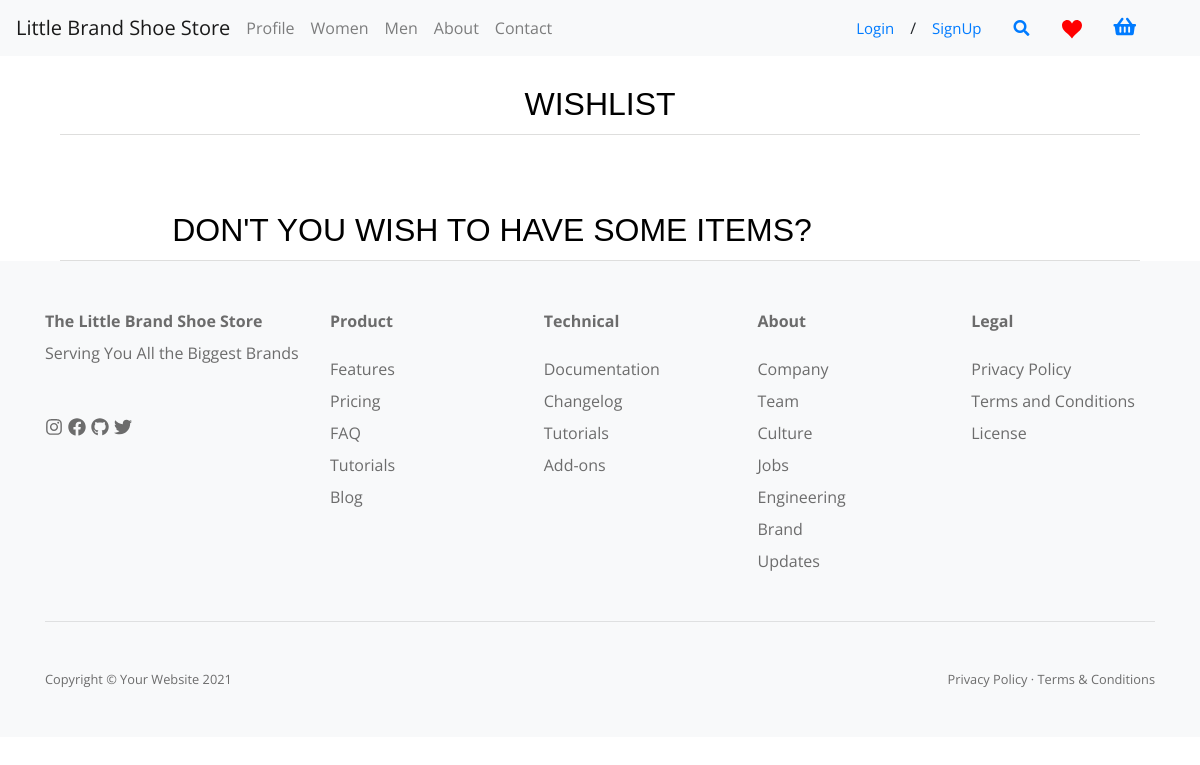
The page /static/templates/index.php?page=wishlist (signed in) on the database as committed earlier.
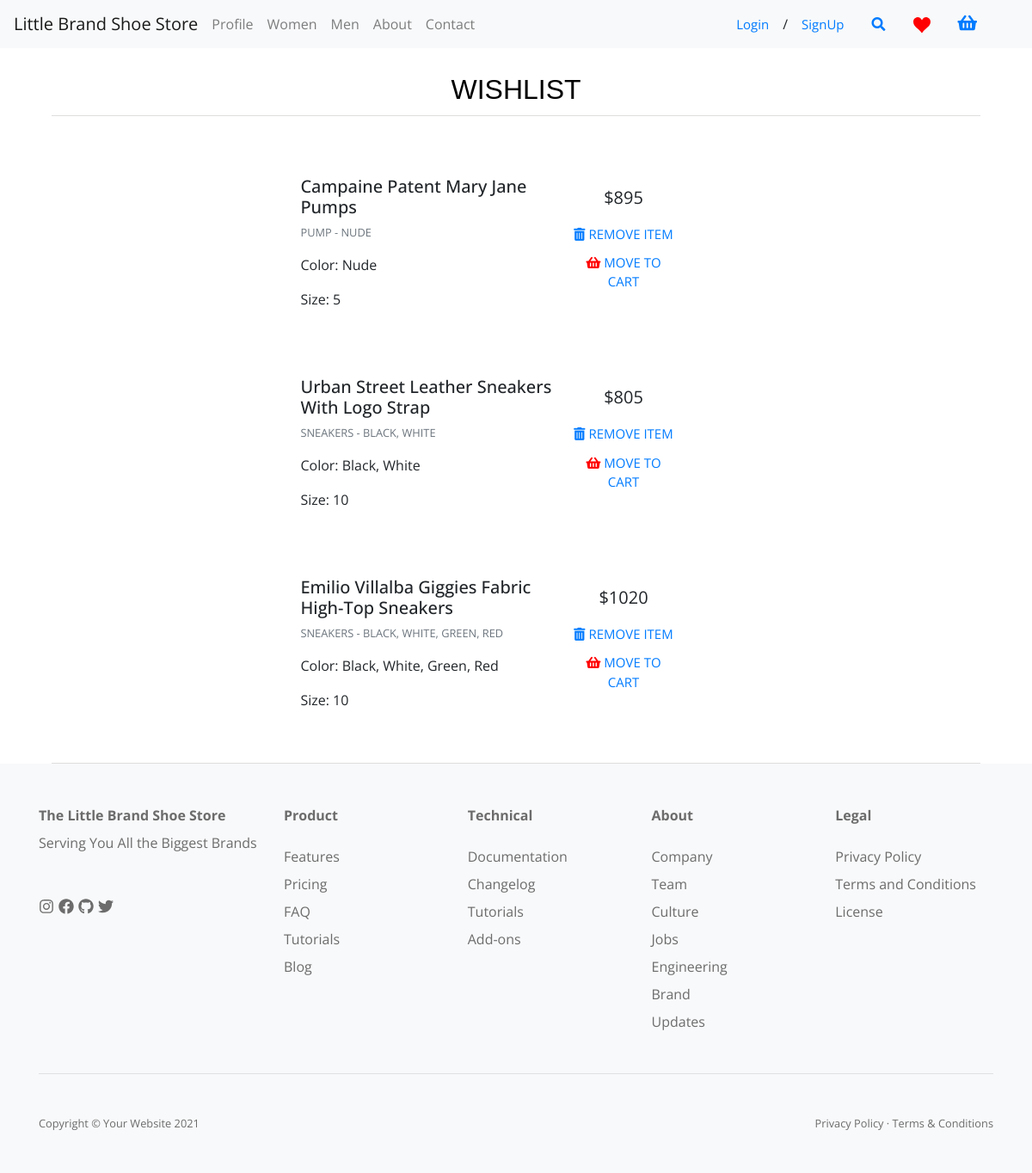
The same page on the database as committed later.
### tables this page shows
CREATE TABLE `wishlist_item` (
  `wish_item_id` int(11) NOT NULL,
  `Product_ID` int(11) NOT NULL,
  `Client_ID` int(11) NOT NULL
);

CREATE TABLE `all_inventory` (
  `Product_ID` int(11) NOT NULL,
  `Product_Old_ID` int(11) NOT NULL,
  `Brand_ID` int(11) NOT NULL,
  `Product_Name` varchar(100) NOT NULL,
  `Product_Description` mediumtext NOT NULL,
  `Product_Color` varchar(50) NOT NULL,
  `Product_Img` mediumtext NOT NULL,
  `Product_Price` decimal(10,0) NOT NULL,
  `Product_Size` int(11) NOT NULL,
  `shoe_type` varchar(20) NOT NULL,
  `made_in` varchar(20) NOT NULL,
  `Heel_Height` varchar(10) NOT NULL,
  `Gender` varchar(10) NOT NULL
);

### static/templates/wishlist.php (the view, shortened to what this page needs)
<link rel="stylesheet" href="../styles/mainPages.css">
<div class="productPageContainer" style="width:90%; margin-left:auto; margin-right:auto;">
    <h1 class="pageTitleHeader" style="">
        <span class="headerSpan">Wishlist</span>
    </h1>
    <div style="width:100%; margin-left:auto; margin-right:auto; border-bottom: 1px solid #dededd;"></div>
    <div style="margin-top:5%; border-bottom: 1px solid #dededd; display:flex;">
        <div class="" style="margin-left:10%; margin-right:5%; width:60%; box-sizing: border-box; float: left;">
            <?php
                $clientID = $_COOKIE['USERID'];
                $prodQuery = "SELECT * FROM all_inventory w, wishlist_item wo WHERE w.Product_ID = wo.product_ID AND wo.Client_ID = $clientID";
                $resultat = mysqli_query($dataconnection, $prodQuery);
                $cartProd = '';
                if(mysqli_num_rows($resultat) > 0){
                while($fetchProd = mysqli_fetch_array($resultat)){
                    $cartProd .= '<div class="" style="margin-bottom:5%; display:flex; flex-wrap:wrap;">';
                    $cartProd .=    '<div class="" style="flex: 0 0 25%; max-width: 25%;">';
                    $cartProd .=        '<div class="">';
                    $cartProd .=            '<a href="#!">';
                    $cartProd .=                '<img class="img-fluid w-100" src="'.$fetchProd['Product_Img'].'" alt="">';
                    $cartProd .=            '</a>';
                    $cartProd .=        '</div>';
                    $cartProd .=    '</div>';
                    $cartProd .=    '<div class="" style="width: 75%; padding-left:3%; padding-right:3%; padding-top:2.5%; padding-bottom:2%; display:flex;">';
                    $cartProd .=        '<div style="width:69%; height:100%; display:inline-block; box-sizing: border-box;">';
                    $cartProd .=            '<h5>'.$fetchProd['Product_Name'].'</h5>';
                    $cartProd .=            '<p class="" style="font-size: 80%; font-weight:400; color: #6c757d!important; margin-bottom: 1rem!important; text-transform: uppercase!important;">'.$fetchProd['shoe_type'].' - '.$fetchProd['Product_Color'].'</p>';
                    $cartProd .=            '<p class="">Color: '.$fetchProd['Product_Color'].'</p>';
                    $cartProd .=            '<p class="">Size: '.$fetchProd['Product_Size'].'</p>';
                    $cartProd .=        '</div>';
                    $cartProd .=        '<div style="width:30%; height:100%; display:inline-block; box-sizing: border-box; text-align:center;">';
                    $cartProd .=                '<p class="" style="margin:7%; font-size:20px;">$'.$fetchProd['Product_Price'].'</p>';
                    $cartProd .=                '<div>';
                    $cartProd .=                    '<a href="index.php?page=wishlist&action=remove&item='.$fetchProd['wish_item_id'].'" type="button" class="" style="text-transform: uppercase; margin:5%; font-size: 15px; color: #007bff; text-decoration: none; background-color: transparent;">';
                    $cartProd .=                        '<i class="fas fa-trash-alt" style="margin-right: .25rem!important;"></i>';
                    $cartProd .=                        'Remove item';
                    $cartProd .=                    '</a>';
                    $cartProd .=                    '<a href="index.php?page=wishlist&action=addcart&item='.$fetchProd['Product_ID'].'" type="button" class="" style="text-transform: uppercase; margin:3%; font-size: 15px; color: #007bff; text-decoration: none; background-color: transparent;">';
                    $cartProd .=                        '<i class="fas fa-shopping-basket mr-1" style="color:red;"></i>';
                    $cartProd .=                        'Move to cart';
                    $cartProd .=                    '</a>';
                    $cartProd .=                '</div>';
                    $cartProd .=        '</div>';
                    $cartProd .=    '</div>';
                    $cartProd .= '</div>';
                }
            }
            else{
                $cartProd .= '<h3 class="pageTitleHeader" style=""><span class="headerSpan">Don\'t you Wish to have some items?</span></h3>';
            }
            ?>
            <?php echo $cartProd; $cartProd = '';?>
        </div>
    </div>
</div>

### static/templates/index.php (shortened to what this page needs)
<?php
    $dbuser = 'root';
        $dbpassword = '';
        $db = 'littlebranddb';
        $dataconnection = new mysqli('localhost', $dbuser, $dbpassword, $db) or die('Could not find host db');
?>
<!DOCTYPE html>
<html>
<head>
    <link rel="stylesheet" href="https://stackpath.bootstrapcdn.com/bootstrap/4.5.0/css/bootstrap.min.css"
>
    <link rel="stylesheet" href="https://cdnjs.cloudflare.com/ajax/libs/font-awesome/5.15.1/css/all.min.css">
    <link rel="stylesheet" href="../styles/styles.css">
</head>
<body>
    <?php
        include_once('navbar.php');
        if(!empty($_GET['page'])){
            $page_select = $_GET['page'];
            switch($page_select){
                case 'wishlist' : include_once('wishlist.php'); break;
            }
        }
        else{
            include_once('main.php');
        }
    ?>
        <footer class="footer pt-5 pb-5 py-5 mt-auto bg-light footer-light" style="">
            <div class="container" style="">
                <div class="row">
                    <div class="col-lg-3">
                        <div class="footer-brand font-weight-bold">The Little Brand Shoe Store</div>
                        <div class="mt-2 mb-5">Serving You All the Biggest Brands</div>
                        <div class="icon-footer-social mb-5"><a href="#!" class="icon-footer-social-link"></a><a href="#!" class="icon-footer-social-link"></a><a href="#!" class="icon-footer-social-link"></a><a href="#!" class="icon-footer-social-link"></a></div>
                    </div>
                    <div class="col-lg-9">
                        <div class="row">
                            <div class="col-lg-3 col-md-6 mb-5 mb-lg-0">
                                <div class="text-uppercase-expanded text-xs font-weight-bold mb-4">Product</div>
                                <ul class="list-unstyled mb-0">
                                    <li class="mb-2"><a href="#!">Features</a></li>
                                    <li class="mb-2"><a href="#!">Pricing</a></li>
                                    <li class="mb-2"><a href="#!">FAQ</a></li>
                                    <li class="mb-2"><a href="#!">Tutorials</a></li>
                                    <li><a href="#!">Blog</a></li>
                                </ul>
                            </div>
                            <div class="col-lg-3 col-md-6 mb-5 mb-lg-0">
                                <div class="text-uppercase-expanded text-xs font-weight-bold mb-4">Technical</div>
                                <ul class="list-unstyled mb-0">
                                    <li class="mb-2"><a href="#!">Documentation</a></li>
                                    <li class="mb-2"><a href="#!">Changelog</a></li>
                                    <li class="mb-2"><a href="#!">Tutorials</a></li>
                                    <li><a href="#!">Add-ons</a></li>
                                </ul>
                            </div>
                            <div class="col-lg-3 col-md-6 mb-5 mb-md-0">
                                <div class="text-uppercase-expanded text-xs font-weight-bold mb-4">About</div>
                                <ul class="list-unstyled mb-0">
                                    <li class="mb-2"><a href="#!">Company</a></li>
                                    <li class="mb-2"><a href="#!">Team</a></li>
                                    <li class="mb-2"><a href="#!">Culture</a></li>
                                    <li class="mb-2"><a href="#!">Jobs</a></li>
                                    <li class="mb-2"><a href="#!">Engineering</a></li>
                                    <li class="mb-2"><a href="#!">Brand</a></li>
                                    <li><a href="#!">Updates</a></li>
                                </ul>
                            </div>
                            <div class="col-lg-3 col-md-6">
                                <div class="text-uppercase-expanded text-xs font-weight-bold mb-4">Legal</div>
                                <ul class="list-unstyled mb-0">
                                    <li class="mb-2"><a href="#!">Privacy Policy</a></li>
                                    <li class="mb-2"><a href="#!">Terms and Conditions</a></li>
                                    <li><a href="#!">License</a></li>
                                </ul>
                            </div>
                        </div>
                    </div>
                </div>
                <hr class="my-5" />
                <div class="row align-items-center">
                    <div class="col-md-6 small">Copyright © Your Website 2021</div>
                    <div class="col-md-6 text-md-right small"><a href="#!">Privacy Policy</a>
                        ·
                        <a href="#!">Terms & Conditions</a></div>
                </div>
            </div>
        </footer>
</body>
</html>

### static/templates/navbar.php (shortened to what this page needs)
<nav class="navbar navbar-expand-lg navbar-light bg-light" >
    <a href="index.php?page=main" class="navbar-brand mr-0">Little Brand Shoe Store</a>
    <div id="navigations-02" class="collapse navbar-collapse justify-content-md-center">
        <ul class="navbar-nav justify-content-end">
            <a href="index.php?page=profile" class="nav-link ">Profile</a>
            <a href="index.php?page=women&pageno=1" class="nav-link">Women</a>
            <a href="index.php?page=men&pageno=1" class="nav-link">Men</a>
            <a href="index.php?page=about&brandid=16" class="nav-link">About</a>
            <a href="index.php?page=contact" class="nav-link">Contact</a>
        </ul>
    </div>
    <a href="#signInModal" id="login" class="nav-link" data-toggle="modal" style="font-size:15px;">Login</a> /
    <a href="#signUpModal" class="nav-link" data-toggle="modal" style="font-size:15px;">SignUp</a>
    <a href="#searchModal" class="nav-link" data-toggle="modal"><i class="fa fa-search"></i></a>
    <a href="index.php?page=wishlist" class="nav-link" style="">
        <svg class="heart" viewBox="0 0 32 29.6">
                <path d="M23.6,0c-3.4,0-6.3,2.7-7.6,5.6C14.7,2.7,11.8,0,8.4,0C3.8,0,0,3.8,0,8.4c0,9.4,9.5,11.9,16,21.2
                        c6.1-9.3,16-12.1,16-21.2C32,3.8,28.2,0,23.6,0z"/>
        </svg>
    </a>
    <a href="index.php?page=cart" class="nav-link"><i class='fas fa-shopping-basket' style='font-size:20px'></i></a>
    <a data-toggle="modal" data-target="#cart" class="nav-link"><span id="id112"></span></a>
</nav>

### static/styles/styles.css (style rules this page uses)
body { font-family: "Open Sans", sans-serif; }
.icon-footer-social-link svg { height: 18px; width: 18px; margin-right: 5px; }
.footer.footer-light { color: rgb(108, 108, 108); }
.footer.footer-light a { color: rgb(108, 108, 108); }
.navbar-brand { margin-right: 2px; }

### static/styles/mainPages.css (style rules this page uses)
.headerSpan { word-break: normal; color: black; font-size: 2rem; box-sizing: border-box; line-height: 2.6875rem; font-family: "Century Gothic Std", Arial, sans-serif; font-weight: 400; margin: 0; width: 100%; text-transform: uppercase; }
.productPageContainer { margin-bottom: 2.5rem; margin: 1.25rem 0 0 0; width: auto; }
.pageTitleHeader { margin-top: 1.25rem; text-align:center; }

### static/templates/navbar.php (style rules this page uses)
.heart { fill: red; width: 20px; }

Rows that differ between the two databases and show on the page:
added wishlist_item: Product_ID.Product_Name "Campaine Patent Mary Jane Pumps", Product_ID.shoe_type "PUMP", Product_ID.Product_Color "NUDE", Product_ID.Product_Color "Nude", Product_ID.Product_Size "5", Product_ID.Product_Price "895", value "REMOVE ITEM MOVE TO CART"
added wishlist_item: Product_ID.Product_Name "Urban Street Leather Sneakers With Logo Strap", Product_ID.shoe_type "SNEAKERS", Product_ID.Product_Color "BLACK, WHITE", Product_ID.Product_Color "Black, White", Product_ID.Product_Size "10", Product_ID.Product_Price "805", value "REMOVE ITEM MOVE TO CART"
added wishlist_item: Product_ID.Product_Name "Emilio Villalba Giggies Fabric High-Top Sneakers", Product_ID.shoe_type "SNEAKERS", Product_ID.Product_Color "BLACK, WHITE, GREEN, RED", Product_ID.Product_Color "Black, White, Green, Red", Product_ID.Product_Size "10", Product_ID.Product_Price "1020", value "REMOVE ITEM MOVE TO CART"
Other text that changed with them:
text no longer shown: "DON ' T YOU WISH TO HAVE SOME ITEMS?"
